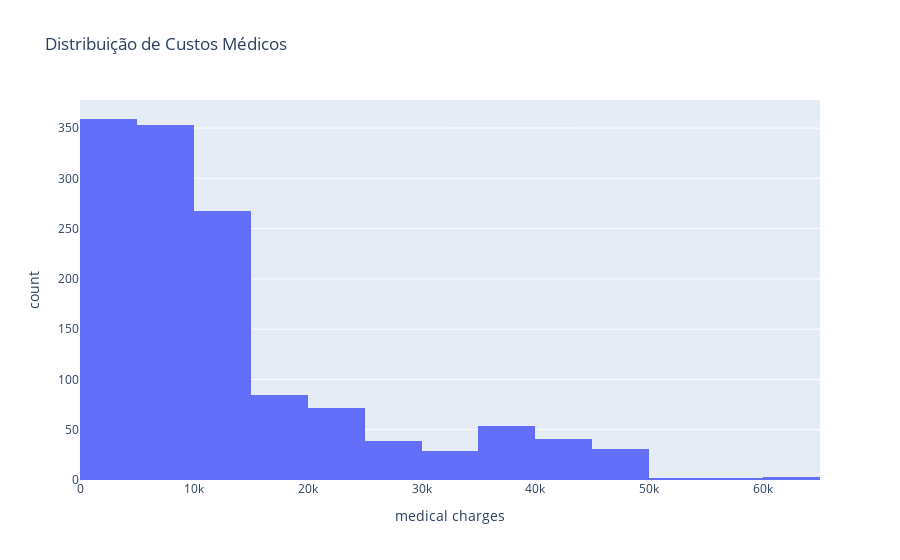

This figure's notebook cell:
### Markdown cell above
### EDA

### Code cell
# Mostrar distribuição de custos médicos
fig = px.histogram(df_costs, x='medical charges', nbins=30, title='Distribuição de Custos Médicos')
fig.show()

### Figure 1 — Plotly figure (JSON) as saved in the notebook; plotly's stock layout.template omitted (floating-point values rounded to 4 significant figures; data arrays with more than 128 entries replaced by an {"elided": "..."} marker saying what was removed)
{"data": [{"alignmentgroup": "True", "bingroup": "x", "hovertemplate": "medical charges=%{x}<br>count=%{y}<extra></extra>", "legendgroup": "", "marker": {"color": "#636efa", "pattern": {"shape": ""}}, "name": "", "nbinsx": 30, "offsetgroup": "", "orientation": "v", "showlegend": false, "type": "histogram", "x": {"elided": "1338 float values"}, "xaxis": "x", "yaxis": "y"}], "layout": {"barmode": "relative", "legend": {"tracegroupgap": 0}, "title": {"text": "Distribuição de Custos Médicos"}, "xaxis": {"anchor": "y", "domain": [0, 1], "title": {"text": "medical charges"}}, "yaxis": {"anchor": "x", "domain": [0, 1], "title": {"text": "count"}}}}
